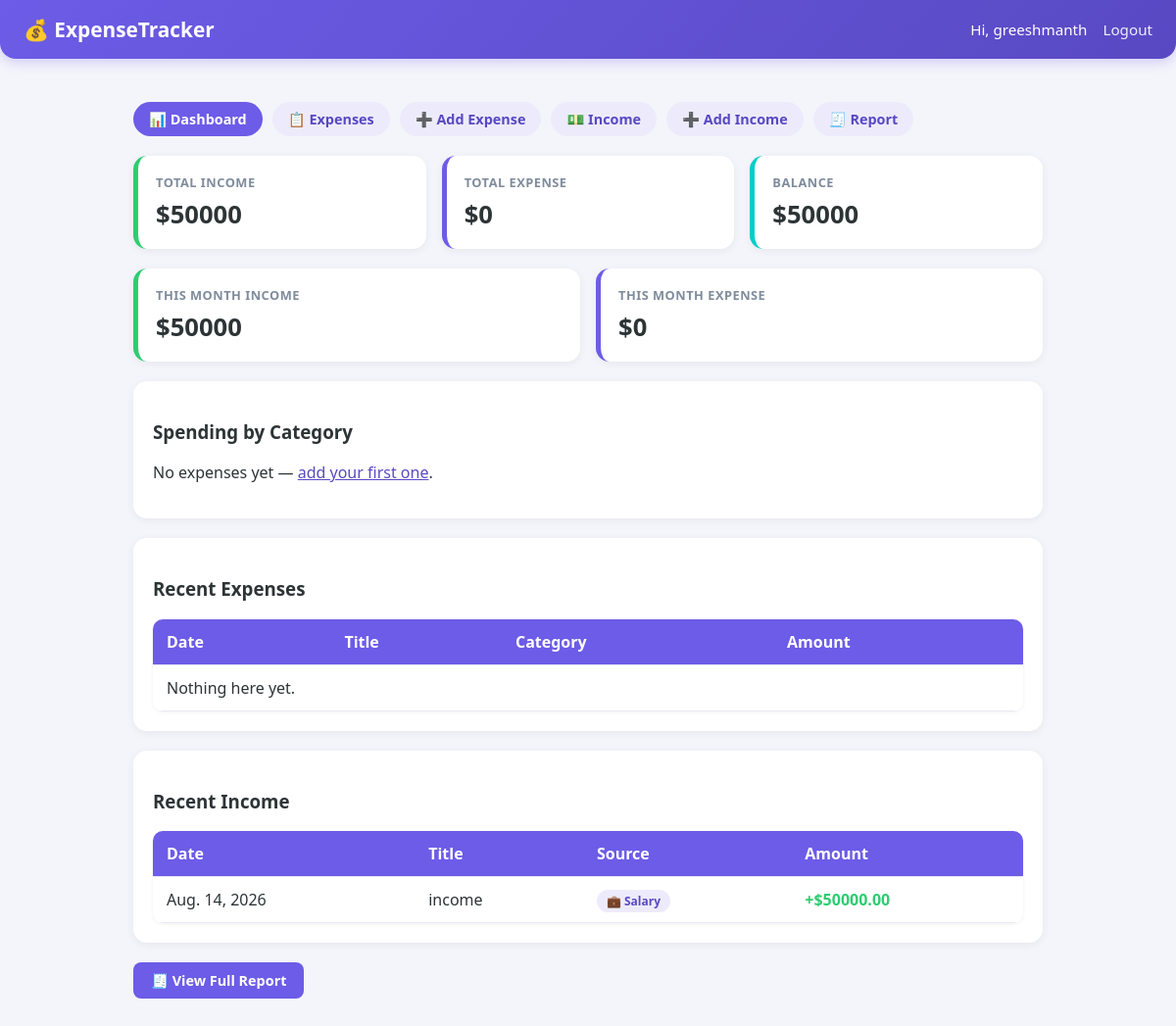
The app's page / (signed in) with its own data.
### expenses/models.py (models this page shows, shortened)
class Income(models.Model):
    user = models.ForeignKey(User, on_delete=models.CASCADE)
    source = models.CharField(max_length=20, choices=INCOME_SOURCE_CHOICES, default="salary")
    title = models.CharField(max_length=100)
    amount = models.DecimalField(max_digits=10, decimal_places=2)
    date = models.DateField()
    notes = models.TextField(blank=True)
    created_at = models.DateTimeField(auto_now_add=True)
    class Meta:
        ordering = ["-date", "-created_at"]

### expenses/views.py (the view)
# urls.py: path("", views.dashboard, name="dashboard"),
@login_required
def dashboard(request):
    expenses = Expense.objects.filter(user=request.user)
    incomes = Income.objects.filter(user=request.user)
    today = timezone.now().date()
    total_expense = expenses.aggregate(Sum("amount"))["amount__sum"] or 0
    total_income = incomes.aggregate(Sum("amount"))["amount__sum"] or 0
    balance = total_income - total_expense
    month_expense = expenses.filter(date__year=today.year, date__month=today.month).aggregate(Sum("amount"))["amount__sum"] or 0
    month_income = incomes.filter(date__year=today.year, date__month=today.month).aggregate(Sum("amount"))["amount__sum"] or 0
    by_category = list(
        expenses.values("category").annotate(total=Sum("amount"), n=Count("id")).order_by("-total")
    )
    max_cat_total = max([c["total"] for c in by_category], default=0)
    category_map = dict(CATEGORY_CHOICES)
    for c in by_category:
        c["label"] = category_map.get(c["category"], c["category"])
        c["pct"] = int((c["total"] / max_cat_total) * 100) if max_cat_total else 0
    recent_expenses = expenses[:5]
    recent_income = incomes[:5]
    return render(request, "expenses/dashboard.html", {
        "total_expense": total_expense, "total_income": total_income, "balance": balance,
        "month_expense": month_expense, "month_income": month_income,
        "by_category": by_category, "recent_expenses": recent_expenses, "recent_income": recent_income,
    })

### expenses/templates/expenses/dashboard.html
{% extends "expenses/base.html" %}
{% block content %}
<div class="stats">
  <div class="stat success">
    <h4>Total Income</h4>
    <div class="val">${{ total_income }}</div>
  </div>
  <div class="stat">
    <h4>Total Expense</h4>
    <div class="val">${{ total_expense }}</div>
  </div>
  <div class="stat {% if balance < 0 %}danger{% else %}accent{% endif %}">
    <h4>Balance</h4>
    <div class="val">${{ balance }}</div>
  </div>
</div>
<div class="stats">
  <div class="stat success">
    <h4>This Month Income</h4>
    <div class="val">${{ month_income }}</div>
  </div>
  <div class="stat">
    <h4>This Month Expense</h4>
    <div class="val">${{ month_expense }}</div>
  </div>
</div>
<div class="card">
  <h3>Spending by Category</h3>
  {% for c in by_category %}
  <div class="bar-row">
    <div class="bar-label">{{ c.label }}</div>
    <div class="bar-track"><div class="bar-fill" style="width:{{ c.pct }}%"></div></div>
    <div class="bar-amt">${{ c.total }}</div>
  </div>
  {% empty %}
  <p>No expenses yet — <a href="{% url 'expense_add' %}">add your first one</a>.</p>
  {% endfor %}
</div>
<div class="card">
  <h3>Recent Expenses</h3>
  <table>
    <tr><th>Date</th><th>Title</th><th>Category</th><th>Amount</th></tr>
    {% for e in recent_expenses %}
    <tr>
      <td>{{ e.date }}</td>
      <td>{{ e.title }}</td>
      <td><span class="badge">{{ e.get_category_display }}</span></td>
      <td class="amt-neg">-${{ e.amount }}</td>
    </tr>
    {% empty %}
    <tr><td colspan="4">Nothing here yet.</td></tr>
    {% endfor %}
  </table>
</div>
<div class="card">
  <h3>Recent Income</h3>
  <table>
    <tr><th>Date</th><th>Title</th><th>Source</th><th>Amount</th></tr>
    {% for i in recent_income %}
    <tr>
      <td>{{ i.date }}</td>
      <td>{{ i.title }}</td>
      <td><span class="badge">{{ i.get_source_display }}</span></td>
      <td class="amt-pos">+${{ i.amount }}</td>
    </tr>
    {% empty %}
    <tr><td colspan="4">Nothing here yet.</td></tr>
    {% endfor %}
  </table>
</div>
<a class="btn" href="{% url 'report' %}">🧾 View Full Report</a>
{% endblock %}

### expenses/templates/expenses/base.html (shortened to what this page needs)
<!DOCTYPE html>
<html>
<head>
</head>
<body>
<nav>
  <h2>💰 ExpenseTracker</h2>
  <div class="navlinks">
  {% if user.is_authenticated %}
    <span>Hi, {{ user.username }}</span> <a href="{% url 'logout' %}">Logout</a>
  {% else %}
    <a href="{% url 'login' %}">Login</a> <a href="{% url 'signup' %}">Sign up</a>
  {% endif %}
  </div>
</nav>
<div class="wrap">
{% if user.is_authenticated %}
<div class="tabs">
  <a href="{% url 'dashboard' %}" class="{% if request.resolver_match.url_name == 'dashboard' %}active{% endif %}">📊 Dashboard</a>
  <a href="{% url 'expense_list' %}" class="{% if request.resolver_match.url_name == 'expense_list' %}active{% endif %}">📋 Expenses</a>
  <a href="{% url 'expense_add' %}" class="{% if request.resolver_match.url_name == 'expense_add' %}active{% endif %}">➕ Add Expense</a>
  <a href="{% url 'income_list' %}" class="{% if request.resolver_match.url_name == 'income_list' %}active{% endif %}">💵 Income</a>
  <a href="{% url 'income_add' %}" class="{% if request.resolver_match.url_name == 'income_add' %}active{% endif %}">➕ Add Income</a>
  <a href="{% url 'report' %}" class="{% if request.resolver_match.url_name == 'report' %}active{% endif %}">🧾 Report</a>
</div>
{% endif %}
{% block content %}{% endblock %}
</div>
</body>
</html>

### expenses/templates/expenses/base.html (style rules this page uses)
:root { --primary:#6C5CE7; --primary-dark:#5849c2; --accent:#00CEC9; --bg:#F4F5FB; --card:#FFFFFF; --text:#2D3436; --muted:#7f8c9c; --danger:#FF6B6B; --success:#2ECC71; --border:#E7E9F5; }
* { box-sizing:border-box }
body { font-family:'Segoe UI',Arial,sans-serif; margin:0;background:var(--bg);color:var(--text); }
.wrap { max-width:960px;margin:0 auto;padding:24px 16px 60px }
nav { display:flex;justify-content:space-between;align-items:center; background:linear-gradient(135deg,var(--primary),var(--primary-dark)); color:#fff;padding:16px 24px;border-radius:0 0 16px 16px; box-shadow:0 4px 12px rgba(108,92,231,.25); }
nav h2 { margin:0;font-size:1.3rem }
nav a { color:#fff;text-decoration:none;font-weight:500;opacity:.9 }
.navlinks { display:flex;gap:16px;align-items:center;font-size:.95rem }
.tabs { display:flex;gap:10px;margin:20px 0;flex-wrap:wrap }
.tabs a { padding:8px 16px;border-radius:20px;text-decoration:none; color:var(--primary-dark);background:#EDEBFB;font-weight:600;font-size:.9rem; }
.tabs a.active { background:var(--primary);color:#fff }
a { color:var(--primary-dark) }
table { width:100%;border-collapse:collapse;background:var(--card);border-radius:10px;overflow:hidden;box-shadow:0 1px 4px rgba(0,0,0,.06) }
th,td { padding:12px 14px;text-align:left;border-bottom:1px solid var(--border) }
th { background:var(--primary);color:#fff;font-weight:600 }
.btn { display:inline-block;padding:9px 18px;background:var(--primary);color:#fff; border:none;border-radius:8px;cursor:pointer;text-decoration:none;font-weight:600;font-size:.9rem; }
.card { background:var(--card);padding:20px;border-radius:14px;margin-bottom:20px;box-shadow:0 2px 8px rgba(0,0,0,.06) }
.stats { display:grid;grid-template-columns:repeat(auto-fit,minmax(160px,1fr));gap:16px;margin-bottom:20px }
.stat { background:var(--card);border-radius:14px;padding:18px;box-shadow:0 2px 8px rgba(0,0,0,.06);border-left:5px solid var(--primary) }
.stat.accent { border-left-color:var(--accent) }
.stat.success { border-left-color:var(--success) }
.amt-pos { color:var(--success);font-weight:700 }
.stat h4 { margin:0 0 6px;color:var(--muted);font-size:.8rem;text-transform:uppercase;letter-spacing:.5px }
.stat .val { font-size:1.6rem;font-weight:700;color:var(--text) }
.badge { padding:3px 10px;border-radius:12px;font-size:.75rem;font-weight:600;background:#EDEBFB;color:var(--primary-dark) }

### records on screen
Income: date "Aug. 14, 2026", title "income", source "💼 Salary", amount "50000.00"

### other values on screen
{{ user.username }} "greeshmanth"
{{ total_income }} "50000"
{{ total_expense }} "0"
{{ balance }} "50000"
{{ month_income }} "50000"
{{ month_expense }} "0"
